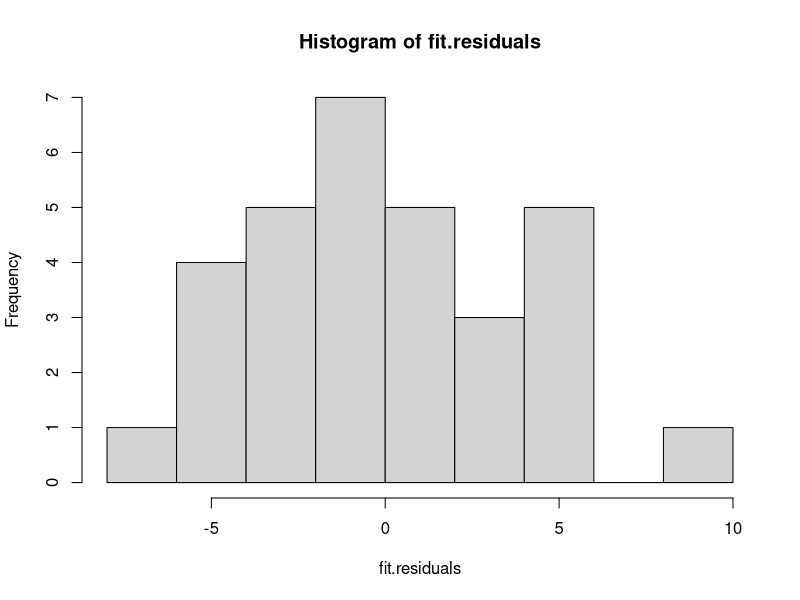
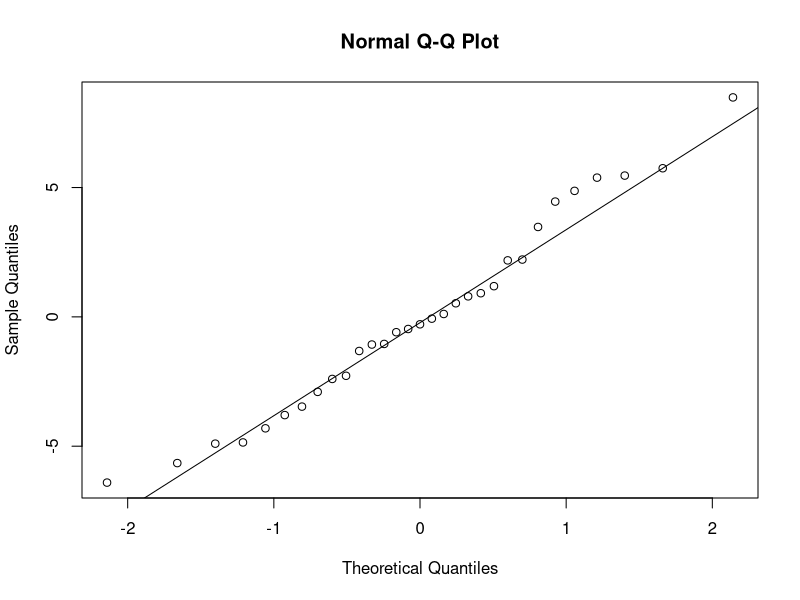

These figures' R source, in order:
data = trees
X1 = c(data$Girth)
X1
X2 = data$Height
X2
Y = data$Volume
fit = lm(Y~X1+X2)
fit

deviance(lm(Y~1))
deviance(fit)

fit.residuals = resid(fit)
fit.residuals


ks.test(fit.residuals, "pnorm", mean = mean(fit.residuals),
        sd = sd(fit.residuals))

shapiro.test(fit.residuals)

hist(fit.residuals)

qqnorm(fit.residuals)
qqline(fit.residuals)

